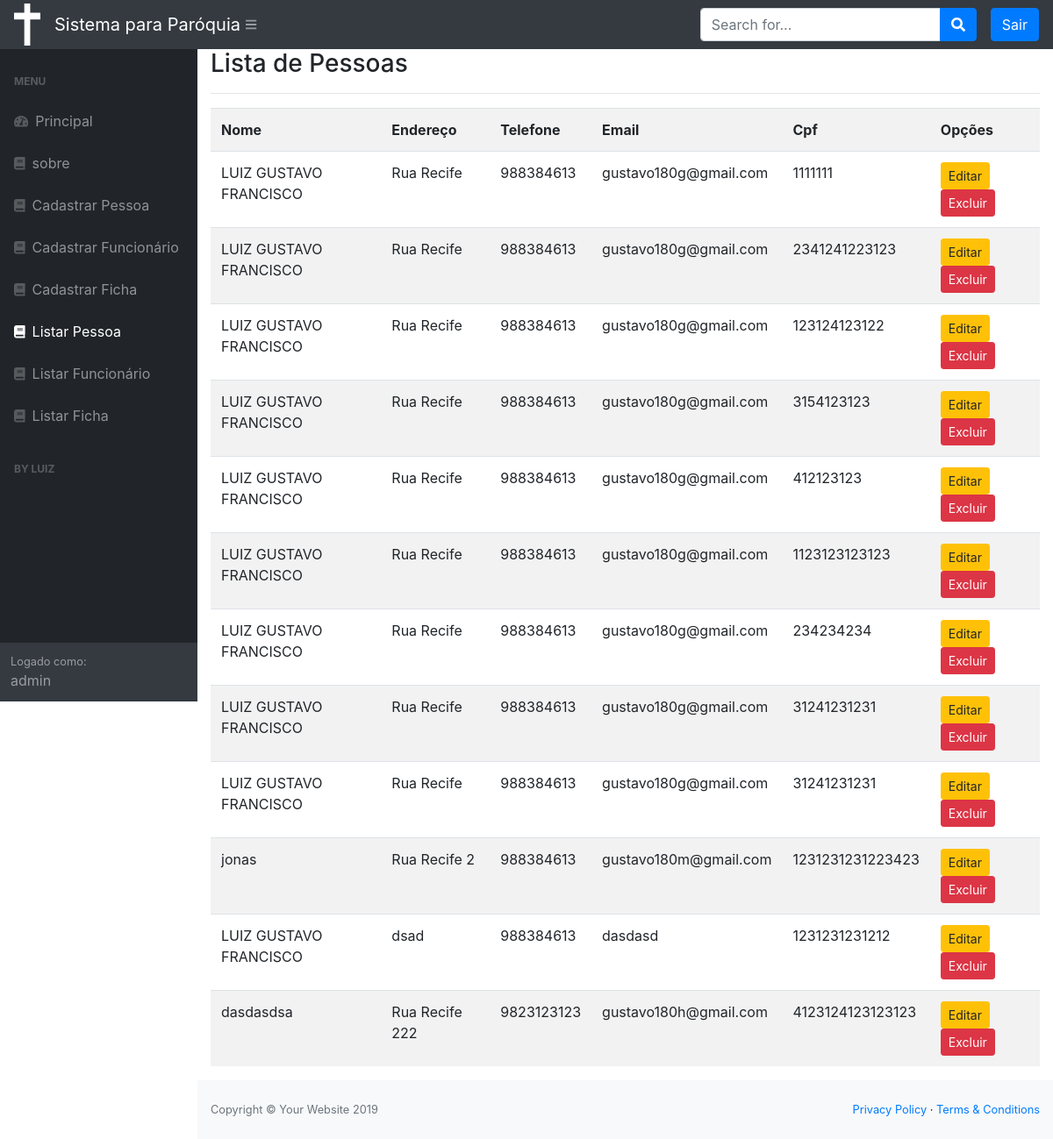
Page /listar/pessoa/ (signed in) on the earlier database version.
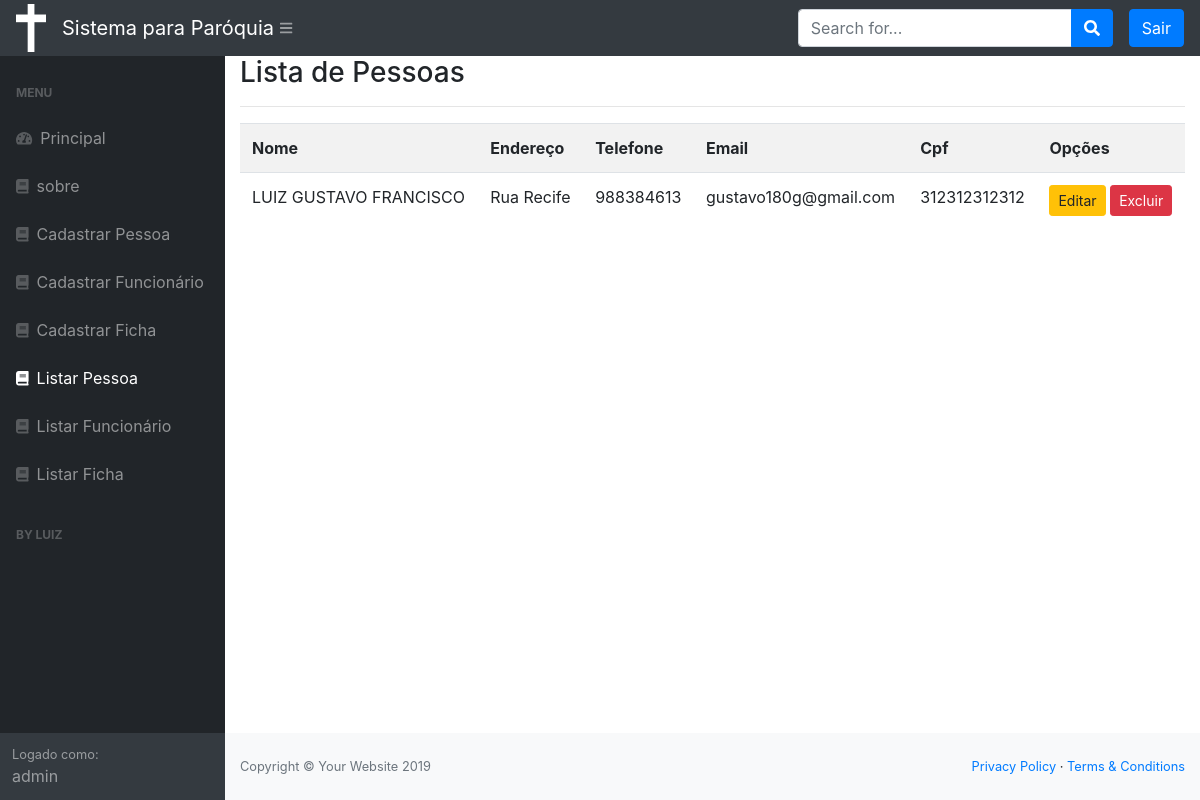
Same page on the later database version.
### cadastros/models.py (models this page shows, shortened)
class Pessoa(models.Model):
    nome = models.CharField(max_length=50)
    endereco = models.CharField(max_length=50, verbose_name="Endereço", unique=True)
    telefone = models.IntegerField()
    email = models.CharField(max_length=50, unique=True)
    cpf = models.IntegerField(unique=True)

### cadastros/views.py (the view)
# urls.py: path('listar/pessoa/', PessoaList.as_view(), name="listar-pessoa"),
class PessoaList(LoginRequiredMixin, ListView):
    login_url = reverse_lazy('login')
    model = Pessoa
    template_name = 'cadastros/listas/pessoa.html'

### cadastros/templates/cadastros/listas/pessoa.html
{% extends 'paginas/modelo.html' %}
{% load static %}
{% block conteudo %}
    <h3>Lista de Pessoas </h3>
<hr>
<div class="table-responsive">
    <table class="table table-striped">
        <tr>
            <th>Nome</th>
            <th>Endereço</th>
            <th>Telefone</th>
            <th>Email</th>
            <th>Cpf</th>
            <th>Opções</th>
        </tr>
        {% for pessoa in object_list %}
        <tr>
            <td>{{ pessoa.nome }}</td>
            <td> {{ pessoa.endereco }} </td>
            <td> {{ pessoa.telefone }} </td>
            <td> {{ pessoa.email }} </td>
            <td> {{ pessoa.cpf }} </td>
            <td>
                <a href="{% url 'editar-pessoa' pessoa.pk %}" class="btn btn-warning btn-sm">Editar</a>
                <a href="{% url 'excluir-pessoa' pessoa.pk %}" class="btn btn-danger btn-sm">Excluir</a>
             </td>
        </tr>
        {% empty %}
        <tr>
            <td colspan="3">Nenhuma pessoa registrada!</td>
        </tr>
        {% endfor %}
    </table>
</div>
{% endblock %}

### paginas/templates/paginas/modelo.html (shortened to what this page needs)
{% load static %}
<!DOCTYPE html>
<html lang="en">
    <head>
        <link rel="stylesheet" href="{% static 'base/dist/css/styles.css' %}">
        <link rel="stylesheet" href="{% static 'css/bootstrap.min.css' %}">
        <link href="https://cdn.datatables.net/1.10.20/css/dataTables.bootstrap4.min.css" rel="stylesheet" />
    </head>
    <body class="sb-nav-fixed">
        {% block cabecalho %}
        <nav class="sb-topnav navbar navbar-expand navbar-dark bg-dark">
            <img src="{% static 'img/logo.png' %}" width="30" alt="">
            <a class="navbar-brand" href="{% url 'index' %}" >  Sistema para Paróquia </a><button class="btn btn-link btn-sm order-1 order-lg-0" id="sidebarToggle" href="#"><i class="fas fa-bars"></i></button
            >
            <form class="d-none d-md-inline-block form-inline ml-auto mr-0 mr-md-3 my-2 my-md-0">
                <div class="input-group">
                    <input class="form-control" type="text" placeholder="Search for..." aria-label="Search" aria-describedby="basic-addon2" />
                    <div class="input-group-append">
                        <button class="btn btn-primary" type="button"><i class="fas fa-search"></i></button>
                    </div>
                </div>
            </form>
            <ul class="navbar-nav ml-auto ml-md-0">
                {% if request.user.is_authenticated %}
                    <a class="btn btn-primary"  href="{% url 'logout' %}" href="login.html">Sair</a>
                {% else %}
                   <a class="btn btn-primary"  href="{% url 'login' %}" href="login.html">Login</a>
                {% endif %}
            </ul>
        </nav>
        {% endblock %}
        {% block menu %}
        <div id="layoutSidenav">
                <div id="layoutSidenav_nav">
                    <nav class="sb-sidenav accordion sb-sidenav-dark" id="sidenavAccordion">
                        <div class="sb-sidenav-menu">
                            <div class="nav">
                                <div class="sb-sidenav-menu-heading">Menu</div>
                                <a class="nav-link" href="{% url 'index' %}"
                                    ><div class="sb-nav-link-icon"><i class="fas fa-tachometer-alt"></i></div>
                                    Principal</a>
                                <a class="nav-link" href="{% url 'sobre' %}"
                                    ><div class="sb-nav-link-icon"><i class="fa fa-book"></i></div>
                                    sobre</a>
                                <a class="nav-link" href="{% url 'cadastrar-pessoa' %}"
                                    ><div class="sb-nav-link-icon"><i class="fa fa-book"></i></div>
                                    Cadastrar Pessoa</a>
                                <a class="nav-link" href="{% url 'cadastrar-funcionario' %}"
                                    ><div class="sb-nav-link-icon"><i class="fa fa-book"></i></div>
                                    Cadastrar Funcionário</a>
                                <a class="nav-link" href="{% url 'cadastrar-ficha' %}"
                                    ><div class="sb-nav-link-icon"><i class="fa fa-book"></i></div>
                                    Cadastrar Ficha</a>
                                    <a class="nav-link" href="{% url 'listar-pessoa' %}"
                                    ><div class="sb-nav-link-icon"><i class="fa fa-book"></i></div>
                                    Listar Pessoa</a>
                                <a class="nav-link" href="{% url 'listar-funcionario' %}"
                                    ><div class="sb-nav-link-icon"><i class="fa fa-book"></i></div>
                                    Listar Funcionário</a>
                                <a class="nav-link" href="{% url 'listar-ficha' %}"
                                    ><div class="sb-nav-link-icon"><i class="fa fa-book"></i></div>
                                    Listar Ficha</a>
                                <div class="sb-sidenav-menu-heading">By Luiz</div>
                            </div>
                        </div>
                        <div class="sb-sidenav-footer">
                            <div class="small">Logado como:</div>
                            {{ request.user }}
                        </div>
                    </nav>
                </div>
                {% endblock %}
            <div id="layoutSidenav_content">
                <main>
                    <div class="container-fluid">
                        {% block conteudo %}{% endblock %}
                    </div>
                </main>
                <footer class="py-4 bg-light mt-auto">
                    <div class="container-fluid">
                        <div class="d-flex align-items-center justify-content-between small">
                            <div class="text-muted">Copyright &copy; Your Website 2019</div>
                            <div>
                                <a href="#">Privacy Policy</a>
                                &middot;
                                <a href="#">Terms &amp; Conditions</a>
                            </div>
                        </div>
                    </div>
                </footer>
            </div>
        </div>
    </body>
</html>

Differences in the rows shown:
removed Pessoa: nome "LUIZ GUSTAVO FRANCISCO", endereco "Rua Recife", telefone "988384613", email "gustavo180g@gmail.com", cpf "2341241223123"
removed Pessoa: nome "LUIZ GUSTAVO FRANCISCO", endereco "Rua Recife", telefone "988384613", email "gustavo180g@gmail.com", cpf "123124123122"
removed Pessoa: nome "LUIZ GUSTAVO FRANCISCO", endereco "Rua Recife", telefone "988384613", email "gustavo180g@gmail.com", cpf "3154123123"
removed Pessoa: nome "LUIZ GUSTAVO FRANCISCO", endereco "Rua Recife", telefone "988384613", email "gustavo180g@gmail.com", cpf "412123123"
removed Pessoa: nome "LUIZ GUSTAVO FRANCISCO", endereco "Rua Recife", telefone "988384613", email "gustavo180g@gmail.com", cpf "1123123123123"
removed Pessoa: nome "LUIZ GUSTAVO FRANCISCO", endereco "Rua Recife", telefone "988384613", email "gustavo180g@gmail.com", cpf "234234234"
removed Pessoa: nome "LUIZ GUSTAVO FRANCISCO", endereco "Rua Recife", telefone "988384613", email "gustavo180g@gmail.com", cpf "31241231231"
removed Pessoa: nome "LUIZ GUSTAVO FRANCISCO", endereco "Rua Recife", telefone "988384613", email "gustavo180g@gmail.com", cpf "31241231231"
removed Pessoa: nome "jonas", endereco "Rua Recife 2", telefone "988384613", email "gustavo180m@gmail.com", cpf "1231231231223423"
removed Pessoa: nome "LUIZ GUSTAVO FRANCISCO", endereco "dsad", telefone "988384613", email "dasdasd", cpf "1231231231212"
removed Pessoa: nome "dasdasdsa", endereco "Rua Recife 222", telefone "9823123123", email "gustavo180h@gmail.com", cpf "4123124123123123"
changed Pessoa "LUIZ GUSTAVO FRANCISCO": cpf "1111111" → "312312312312"
